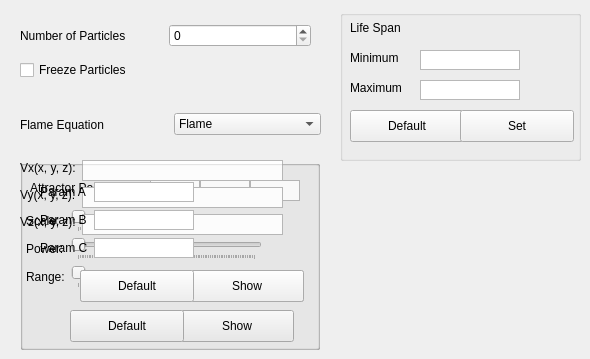
    <widget class="QWidget" name="particleTab">
     <attribute name="title">
      <string>Particles</string>
     </attribute>
     <widget class="QCheckBox" name="freezeParticlesCheckBox">
      <property name="geometry">
       <rect>
        <x>20</x>
        <y>60</y>
        <width>131</width>
        <height>20</height>
       </rect>
      </property>
      <property name="text">
       <string>Freeze Particles</string>
      </property>
     </widget>
     <widget class="QWidget" name="layoutWidget">
      <property name="geometry">
       <rect>
        <x>20</x>
        <y>20</y>
        <width>291</width>
        <height>31</height>
       </rect>
      </property>
      <layout class="QHBoxLayout" name="horizontalLayout">
       <item>
        <widget class="QLabel" name="numberOfParticlesLabel">
         <property name="text">
          <string>Number of Particles</string>
         </property>
        </widget>
       </item>
       <item>
        <widget class="QSpinBox" name="numberOfParticlesSpinBox">
         <property name="maximum">
          <number>1000000000</number>
         </property>
         <property name="singleStep">
          <number>1</number>
         </property>
         <property name="value">
          <number>0</number>
         </property>
        </widget>
       </item>
      </layout>
     </widget>
     <widget class="QWidget" name="layoutWidget">
      <property name="geometry">
       <rect>
        <x>20</x>
        <y>110</y>
        <width>301</width>
        <height>29</height>
       </rect>
      </property>
      <layout class="QHBoxLayout" name="horizontalLayout_2">
       <item>
        <widget class="QLabel" name="flameEquationLabel">
         <property name="text">
          <string>Flame Equation</string>
         </property>
        </widget>
       </item>
       <item>
        <widget class="QComboBox" name="particleFieldFunctionComboBox">
         <item>
          <property name="text">
           <string>Flame</string>
          </property>
         </item>
         <item>
          <property name="text">
           <string>Tornado</string>
          </property>
         </item>
         <item>
          <property name="text">
           <string>Custom</string>
          </property>
         </item>
        </widget>
       </item>
      </layout>
     </widget>
     <widget class="QGroupBox" name="flameParamsGroup">
      <property name="geometry">
       <rect>
        <x>20</x>
        <y>160</y>
        <width>300</width>
        <height>190</height>
       </rect>
      </property>
      <property name="minimumSize">
       <size>
        <width>300</width>
        <height>190</height>
       </size>
      </property>
      <property name="maximumSize">
       <size>
        <width>300</width>
        <height>190</height>
       </size>
      </property>
      <widget class="QPushButton" name="flameShowButton">
       <property name="geometry">
        <rect>
         <x>160</x>
         <y>150</y>
         <width>114</width>
         <height>32</height>
        </rect>
       </property>
       <property name="text">
        <string>Show</string>
       </property>
      </widget>
      <widget class="QLabel" name="attractorPositionLabel">
       <property name="geometry">
        <rect>
         <x>10</x>
         <y>20</y>
         <width>121</width>
         <height>16</height>
        </rect>
       </property>
       <property name="text">
        <string>Attractor Position:</string>
       </property>
      </widget>
      <widget class="QPushButton" name="flameDefaultButton">
       <property name="geometry">
        <rect>
         <x>50</x>
         <y>150</y>
         <width>114</width>
         <height>32</height>
        </rect>
       </property>
       <property name="text">
        <string>Default</string>
       </property>
      </widget>
      <widget class="QLabel" name="xFieldLabel">
       <property name="geometry">
        <rect>
         <x>150</x>
         <y>0</y>
         <width>16</width>
         <height>16</height>
        </rect>
       </property>
       <property name="text">
        <string>x</string>
       </property>
      </widget>
      <widget class="QLabel" name="yFieldLabel">
       <property name="geometry">
        <rect>
         <x>200</x>
         <y>0</y>
         <width>16</width>
         <height>16</height>
        </rect>
       </property>
       <property name="text">
        <string>y</string>
       </property>
      </widget>
      <widget class="QPlainTextEdit" name="xFieldTextInput">
       <property name="geometry">
        <rect>
         <x>130</x>
         <y>20</y>
         <width>50</width>
         <height>21</height>
        </rect>
       </property>
       <property name="maximumSize">
        <size>
         <width>50</width>
         <height>21</height>
        </size>
       </property>
       <property name="verticalScrollBarPolicy">
        <enum>Qt::ScrollBarAlwaysOff</enum>
       </property>
       <property name="horizontalScrollBarPolicy">
        <enum>Qt::ScrollBarAlwaysOff</enum>
       </property>
       <property name="maximumBlockCount">
        <number>5</number>
       </property>
      </widget>
      <widget class="QLabel" name="zFieldLabel">
       <property name="geometry">
        <rect>
         <x>250</x>
         <y>0</y>
         <width>16</width>
         <height>16</height>
        </rect>
       </property>
       <property name="text">
        <string>z</string>
       </property>
      </widget>
      <widget class="QPlainTextEdit" name="zFieldTextInput">
       <property name="geometry">
        <rect>
         <x>230</x>
         <y>20</y>
         <width>50</width>
         <height>21</height>
        </rect>
       </property>
       <property name="maximumSize">
        <size>
         <width>50</width>
         <height>21</height>
        </size>
       </property>
       <property name="verticalScrollBarPolicy">
        <enum>Qt::ScrollBarAlwaysOff</enum>
       </property>
       <property name="horizontalScrollBarPolicy">
        <enum>Qt::ScrollBarAlwaysOff</enum>
       </property>
       <property name="maximumBlockCount">
        <number>5</number>
       </property>
      </widget>
      <widget class="QPlainTextEdit" name="yFieldTextInput">
       <property name="geometry">
        <rect>
         <x>180</x>
         <y>20</y>
         <width>50</width>
         <height>21</height>
        </rect>
       </property>
       <property name="maximumSize">
        <size>
         <width>50</width>
         <height>21</height>
        </size>
       </property>
       <property name="verticalScrollBarPolicy">
        <enum>Qt::ScrollBarAlwaysOff</enum>
       </property>
       <property name="horizontalScrollBarPolicy">
        <enum>Qt::ScrollBarAlwaysOff</enum>
       </property>
       <property name="maximumBlockCount">
        <number>5</number>
       </property>
      </widget>
      <widget class="QWidget" name="layoutWidget">
       <property name="geometry">
        <rect>
         <x>6</x>
         <y>50</y>
         <width>281</width>
         <height>92</height>
        </rect>
       </property>
       <layout class="QFormLayout" name="formLayout_2">
        <item row="0" column="0">
         <widget class="QLabel" name="scaleLabel">
          <property name="text">
           <string>Scale:</string>
          </property>
         </widget>
        </item>
        <item row="0" column="1">
         <widget class="QSlider" name="scaleSlider">
          <property name="minimumSize">
           <size>
            <width>191</width>
            <height>22</height>
           </size>
          </property>
          <property name="maximumSize">
           <size>
            <width>191</width>
            <height>22</height>
           </size>
          </property>
          <property name="maximum">
           <number>100</number>
          </property>
          <property name="singleStep">
           <number>1</number>
          </property>
          <property name="orientation">
           <enum>Qt::Horizontal</enum>
          </property>
          <property name="tickPosition">
           <enum>QSlider::TicksBelow</enum>
          </property>
          <property name="tickInterval">
           <number>1</number>
          </property>
         </widget>
        </item>
        <item row="1" column="0">
         <widget class="QLabel" name="powerLabel">
          <property name="text">
           <string>Power:</string>
          </property>
         </widget>
        </item>
        <item row="1" column="1">
         <widget class="QSlider" name="powerSlider">
          <property name="minimumSize">
           <size>
            <width>191</width>
            <height>22</height>
           </size>
          </property>
          <property name="maximumSize">
           <size>
            <width>191</width>
            <height>22</height>
           </size>
          </property>
          <property name="maximum">
           <number>100</number>
          </property>
          <property name="orientation">
           <enum>Qt::Horizontal</enum>
          </property>
          <property name="tickPosition">
           <enum>QSlider::TicksBelow</enum>
          </property>
          <property name="tickInterval">
           <number>1</number>
          </property>
         </widget>
        </item>
        <item row="2" column="0">
         <widget class="QLabel" name="rangeLabel">
          <property name="text">
           <string>Range:</string>
          </property>
         </widget>
        </item>
        <item row="2" column="1">
         <widget class="QSlider" name="rangeSlider">
          <property name="minimumSize">
           <size>
            <width>191</width>
            <height>22</height>
           </size>
          </property>
          <property name="maximumSize">
           <size>
            <width>191</width>
            <height>22</height>
           </size>
          </property>
          <property name="maximum">
           <number>100</number>
          </property>
          <property name="orientation">
           <enum>Qt::Horizontal</enum>
          </property>
          <property name="tickPosition">
           <enum>QSlider::TicksBelow</enum>
          </property>
          <property name="tickInterval">
           <number>1</number>
          </property>
         </widget>
        </item>
       </layout>
      </widget>
     </widget>
     <widget class="QGroupBox" name="userDefinedBox">
      <property name="geometry">
       <rect>
        <x>20</x>
        <y>160</y>
        <width>300</width>
        <height>190</height>
       </rect>
      </property>
      <property name="minimumSize">
       <size>
        <width>300</width>
        <height>190</height>
       </size>
      </property>
      <property name="maximumSize">
       <size>
        <width>300</width>
        <height>190</height>
       </size>
      </property>
      <widget class="QPushButton" name="userDefinedShowButton">
       <property name="geometry">
        <rect>
         <x>170</x>
         <y>110</y>
         <width>114</width>
         <height>32</height>
        </rect>
       </property>
       <property name="text">
        <string>Show</string>
       </property>
      </widget>
      <widget class="QPushButton" name="userDefinedDefaultButton">
       <property name="geometry">
        <rect>
         <x>60</x>
         <y>110</y>
         <width>114</width>
         <height>32</height>
        </rect>
       </property>
       <property name="text">
        <string>Default</string>
       </property>
      </widget>
      <widget class="QWidget" name="layoutWidget_3">
       <property name="geometry">
        <rect>
         <x>0</x>
         <y>0</y>
         <width>279</width>
         <height>85</height>
        </rect>
       </property>
       <layout class="QFormLayout" name="formLayout_3">
        <property name="fieldGrowthPolicy">
         <enum>QFormLayout::FieldsStayAtSizeHint</enum>
        </property>
        <item row="0" column="0">
         <widget class="QLabel" name="VxLabel">
          <property name="enabled">
           <bool>true</bool>
          </property>
          <property name="maximumSize">
           <size>
            <width>71</width>
            <height>16</height>
           </size>
          </property>
          <property name="text">
           <string>Vx(x, y, z):</string>
          </property>
         </widget>
        </item>
        <item row="0" column="1">
         <widget class="QPlainTextEdit" name="vxTextInput">
          <property name="enabled">
           <bool>true</bool>
          </property>
          <property name="sizePolicy">
           <sizepolicy hsizetype="Fixed" vsizetype="Fixed">
            <horstretch>0</horstretch>
            <verstretch>0</verstretch>
           </sizepolicy>
          </property>
          <property name="maximumSize">
           <size>
            <width>201</width>
            <height>21</height>
           </size>
          </property>
          <property name="verticalScrollBarPolicy">
           <enum>Qt::ScrollBarAlwaysOff</enum>
          </property>
          <property name="horizontalScrollBarPolicy">
           <enum>Qt::ScrollBarAlwaysOff</enum>
          </property>
          <property name="tabChangesFocus">
           <bool>true</bool>
          </property>
         </widget>
        </item>
        <item row="1" column="0">
         <widget class="QLabel" name="VyLabel">
          <property name="enabled">
           <bool>true</bool>
          </property>
          <property name="maximumSize">
           <size>
            <width>71</width>
            <height>16</height>
           </size>
          </property>
          <property name="text">
           <string>Vy(x, y, z):</string>
          </property>
         </widget>
        </item>
        <item row="1" column="1">
         <widget class="QPlainTextEdit" name="vyTextInput">
          <property name="enabled">
           <bool>true</bool>
          </property>
          <property name="sizePolicy">
           <sizepolicy hsizetype="Fixed" vsizetype="Fixed">
            <horstretch>0</horstretch>
            <verstretch>0</verstretch>
           </sizepolicy>
          </property>
          <property name="maximumSize">
           <size>
            <width>201</width>
            <height>21</height>
           </size>
          </property>
          <property name="verticalScrollBarPolicy">
           <enum>Qt::ScrollBarAlwaysOff</enum>
          </property>
          <property name="horizontalScrollBarPolicy">
           <enum>Qt::ScrollBarAlwaysOff</enum>
          </property>
          <property name="tabChangesFocus">
           <bool>true</bool>
          </property>
         </widget>
        </item>
        <item row="2" column="0">
         <widget class="QLabel" name="VzLabel">
          <property name="enabled">
           <bool>true</bool>
          </property>
          <property name="maximumSize">
           <size>
            <width>71</width>
            <height>16</height>
           </size>
          </property>
          <property name="text">
           <string>Vz(x, y, z):</string>
          </property>
         </widget>
        </item>
        <item row="2" column="1">
         <widget class="QPlainTextEdit" name="vzTextInput">
          <property name="enabled">
           <bool>true</bool>
          </property>
          <property name="sizePolicy">
           <sizepolicy hsizetype="Fixed" vsizetype="Fixed">
            <horstretch>0</horstretch>
            <verstretch>0</verstretch>
           </sizepolicy>
          </property>
          <property name="maximumSize">
           <size>
            <width>201</width>
            <height>21</height>
           </size>
          </property>
          <property name="verticalScrollBarPolicy">
           <enum>Qt::ScrollBarAlwaysOff</enum>
          </property>
          <property name="horizontalScrollBarPolicy">
           <enum>Qt::ScrollBarAlwaysOff</enum>
          </property>
          <property name="tabChangesFocus">
           <bool>true</bool>
          </property>
         </widget>
        </item>
       </layout>
      </widget>
     </widget>
     <widget class="QGroupBox" name="tornadoParamsGroup">
      <property name="geometry">
       <rect>
        <x>20</x>
        <y>160</y>
        <width>300</width>
        <height>190</height>
       </rect>
      </property>
      <property name="minimumSize">
       <size>
        <width>300</width>
        <height>190</height>
       </size>
      </property>
      <property name="maximumSize">
       <size>
        <width>300</width>
        <height>190</height>
       </size>
      </property>
      <widget class="QPushButton" name="tornadoShowButton">
       <property name="geometry">
        <rect>
         <x>170</x>
         <y>110</y>
         <width>114</width>
         <height>32</height>
        </rect>
       </property>
       <property name="text">
        <string>Show</string>
       </property>
      </widget>
      <widget class="QPushButton" name="tornadoDefaultButton">
       <property name="geometry">
        <rect>
         <x>60</x>
         <y>110</y>
         <width>114</width>
         <height>32</height>
        </rect>
       </property>
       <property name="text">
        <string>Default</string>
       </property>
      </widget>
      <widget class="QWidget" name="layoutWidget">
       <property name="geometry">
        <rect>
         <x>20</x>
         <y>20</y>
         <width>261</width>
         <height>82</height>
        </rect>
       </property>
       <layout class="QFormLayout" name="formLayout">
        <item row="0" column="0">
         <widget class="QLabel" name="ParamALabel">
          <property name="text">
           <string>Param A</string>
          </property>
         </widget>
        </item>
        <item row="0" column="1">
         <widget class="QTextEdit" name="paramATextInput">
          <property name="minimumSize">
           <size>
            <width>100</width>
            <height>20</height>
           </size>
          </property>
          <property name="maximumSize">
           <size>
            <width>100</width>
            <height>20</height>
           </size>
          </property>
          <property name="verticalScrollBarPolicy">
           <enum>Qt::ScrollBarAlwaysOff</enum>
          </property>
          <property name="horizontalScrollBarPolicy">
           <enum>Qt::ScrollBarAlwaysOff</enum>
          </property>
         </widget>
        </item>
        <item row="1" column="0">
         <widget class="QLabel" name="ParamBLabel">
          <property name="text">
           <string>Param B</string>
          </property>
         </widget>
        </item>
        <item row="1" column="1">
         <widget class="QTextEdit" name="paramBTextInput">
          <property name="minimumSize">
           <size>
            <width>100</width>
            <height>20</height>
           </size>
          </property>
          <property name="maximumSize">
           <size>
            <width>100</width>
            <height>20</height>
           </size>
          </property>
          <property name="verticalScrollBarPolicy">
           <enum>Qt::ScrollBarAlwaysOff</enum>
          </property>
          <property name="horizontalScrollBarPolicy">
           <enum>Qt::ScrollBarAlwaysOff</enum>
          </property>
         </widget>
        </item>
        <item row="2" column="0">
         <widget class="QLabel" name="ParamCLabel">
          <property name="text">
           <string>Param C</string>
          </property>
         </widget>
        </item>
        <item row="2" column="1">
         <widget class="QTextEdit" name="paramCTextInput">
          <property name="minimumSize">
           <size>
            <width>100</width>
            <height>20</height>
           </size>
          </property>
          <property name="maximumSize">
           <size>
            <width>100</width>
            <height>20</height>
           </size>
          </property>
          <property name="verticalScrollBarPolicy">
           <enum>Qt::ScrollBarAlwaysOff</enum>
          </property>
          <property name="horizontalScrollBarPolicy">
           <enum>Qt::ScrollBarAlwaysOff</enum>
          </property>
         </widget>
        </item>
       </layout>
      </widget>
     </widget>
     <widget class="QGroupBox" name="lifeSpanGroup">
      <property name="geometry">
       <rect>
        <x>340</x>
        <y>10</y>
        <width>241</width>
        <height>151</height>
       </rect>
      </property>
      <property name="title">
       <string/>
      </property>
      <widget class="QLabel" name="lifeSpanLabel">
       <property name="geometry">
        <rect>
         <x>10</x>
         <y>10</y>
         <width>91</width>
         <height>16</height>
        </rect>
       </property>
       <property name="text">
        <string>Life Span</string>
       </property>
      </widget>
      <widget class="QLabel" name="minLifeLabel">
       <property name="geometry">
        <rect>
         <x>10</x>
         <y>40</y>
         <width>71</width>
         <height>16</height>
        </rect>
       </property>
       <property name="text">
        <string>Minimum</string>
       </property>
      </widget>
      <widget class="QLabel" name="maxLifeLabel">
       <property name="geometry">
        <rect>
         <x>10</x>
         <y>70</y>
         <width>71</width>
         <height>16</height>
        </rect>
       </property>
       <property name="text">
        <string>Maximum</string>
       </property>
      </widget>
      <widget class="QPlainTextEdit" name="minLifeInput">
       <property name="geometry">
        <rect>
         <x>80</x>
         <y>40</y>
         <width>100</width>
         <height>20</height>
        </rect>
       </property>
       <property name="minimumSize">
        <size>
         <width>100</width>
         <height>20</height>
        </size>
       </property>
       <property name="maximumSize">
        <size>
         <width>100</width>
         <height>20</height>
        </size>
       </property>
       <property name="verticalScrollBarPolicy">
        <enum>Qt::ScrollBarAlwaysOff</enum>
       </property>
       <property name="horizontalScrollBarPolicy">
        <enum>Qt::ScrollBarAlwaysOff</enum>
       </property>
      </widget>
      <widget class="QPlainTextEdit" name="maxLifeInput">
       <property name="geometry">
        <rect>
         <x>80</x>
         <y>70</y>
         <width>100</width>
         <height>20</height>
        </rect>
       </property>
       <property name="minimumSize">
        <size>
         <width>100</width>
         <height>20</height>
        </size>
       </property>
       <property name="maximumSize">
        <size>
         <width>100</width>
         <height>20</height>
        </size>
       </property>
       <property name="verticalScrollBarPolicy">
        <enum>Qt::ScrollBarAlwaysOff</enum>
       </property>
       <property name="horizontalScrollBarPolicy">
        <enum>Qt::ScrollBarAlwaysOff</enum>
       </property>
      </widget>
      <widget class="QPushButton" name="defaultLifespansButton">
       <property name="geometry">
        <rect>
         <x>10</x>
         <y>100</y>
         <width>114</width>
         <height>32</height>
        </rect>
       </property>
       <property name="text">
        <string>Default</string>
       </property>
      </widget>
      <widget class="QPushButton" name="setLifespansButton">
       <property name="geometry">
        <rect>
         <x>120</x>
         <y>100</y>
         <width>114</width>
         <height>32</height>
        </rect>
       </property>
       <property name="text">
        <string>Set</string>
       </property>
      </widget>
     </widget>
    </widget>
